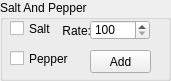
   <widget class="QGroupBox" name="groupBoxSaltAndPepper">
    <property name="geometry">
     <rect>
      <x>120</x>
      <y>10</y>
      <width>171</width>
      <height>81</height>
     </rect>
    </property>
    <property name="title">
     <string>Salt And Pepper</string>
    </property>
    <widget class="QCheckBox" name="checkBoxSalt">
     <property name="geometry">
      <rect>
       <x>10</x>
       <y>20</y>
       <width>61</width>
       <height>17</height>
      </rect>
     </property>
     <property name="text">
      <string>Salt</string>
     </property>
    </widget>
    <widget class="QCheckBox" name="checkBoxPepper">
     <property name="geometry">
      <rect>
       <x>10</x>
       <y>50</y>
       <width>60</width>
       <height>17</height>
      </rect>
     </property>
     <property name="text">
      <string>Pepper</string>
     </property>
    </widget>
    <widget class="QLabel" name="labelSaltAndPepperRate">
     <property name="geometry">
      <rect>
       <x>60</x>
       <y>20</y>
       <width>31</width>
       <height>21</height>
      </rect>
     </property>
     <property name="text">
      <string>Rate:</string>
     </property>
     <property name="alignment">
      <set>Qt::AlignRight|Qt::AlignTrailing|Qt::AlignVCenter</set>
     </property>
    </widget>
    <widget class="QSpinBox" name="spinBoxSaltAndPepperRate">
     <property name="geometry">
      <rect>
       <x>90</x>
       <y>20</y>
       <width>60</width>
       <height>20</height>
      </rect>
     </property>
     <property name="minimum">
      <number>100</number>
     </property>
     <property name="maximum">
      <number>5000</number>
     </property>
     <property name="singleStep">
      <number>10</number>
     </property>
    </widget>
    <widget class="QPushButton" name="buttonAddSaltAndPepper">
     <property name="geometry">
      <rect>
       <x>90</x>
       <y>50</y>
       <width>61</width>
       <height>23</height>
      </rect>
     </property>
     <property name="text">
      <string>Add</string>
     </property>
    </widget>
   </widget>
